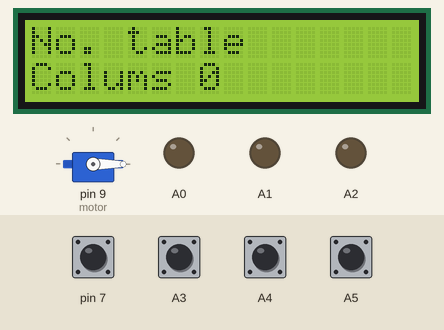
A sketch run on a simulated Arduino Uno, built with avr-gcc and run on an emulated ATmega328P. On the bench: 16×2 character LCD, servo, output pins drawn as LEDs (lit = HIGH). The inputs (shaded band) are chosen by the test bench; at power-on: A3–5, pin 7 HIGH.

Above: at 1.2 s.
1.3 s: pin 7 pulled LOW for 1.2 s
At 3.7 s:
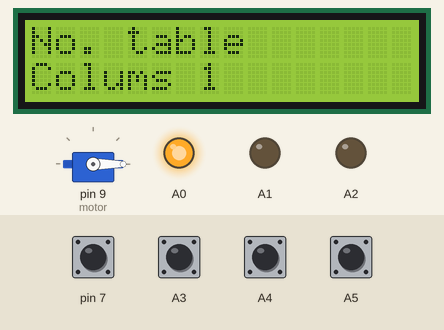
4.5 s: pin 7 pulled LOW for 1.2 s
At 6.5 s:
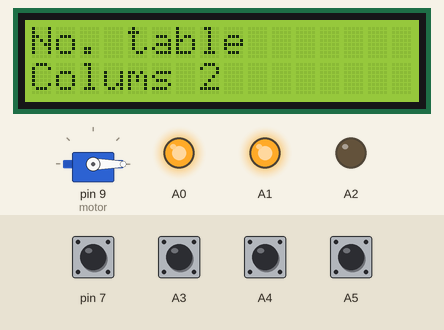
7.5 s: A5 pulled LOW for 1.2 s
At 10.3 s:
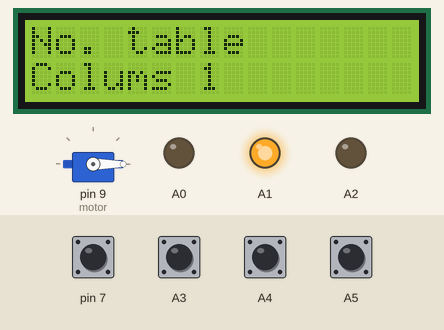
10.6 s: pin 7 pulled LOW for 1.2 s
At 11.9 s:
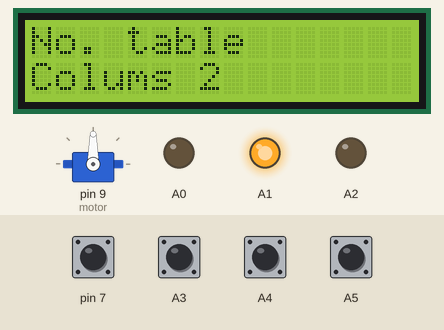
13.6 s: pin 7 pulled LOW for 1.2 s
At 16.0 s:
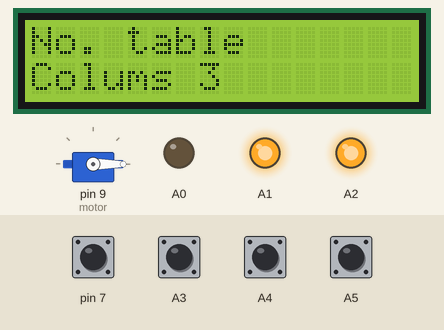
16.6 s: A4 pulled LOW for 1.2 s
At 18.8 s:
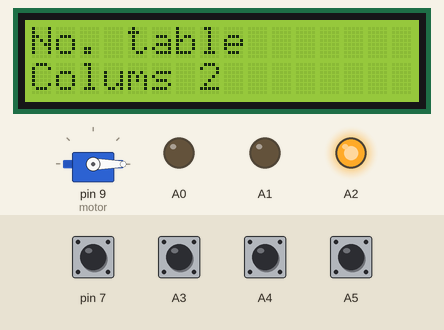
Timing chart, 0 to 20.3 s (numbered marks = the images above; inputs shaded):
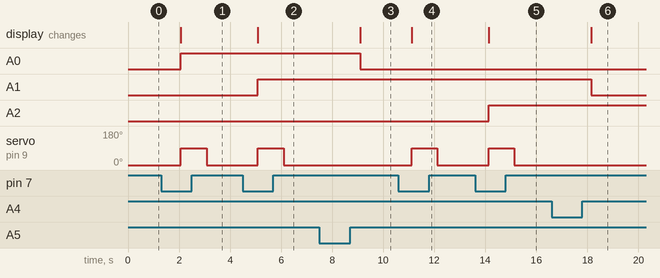

The sketch:

PROJECT_MA.ino
```cpp
#include <LiquidCrystal.h>
#include <Servo.h>
const int rs = 12, en = 11, d4 = 5, d5 = 4, d6 = 3, d7 = 2;
LiquidCrystal lcd(rs, en, d4, d5, d6, d7);
Servo motor;

int noCol = 0;
void setup() {
  // put your setup code here, to run once:
  lcd.begin(16, 2);
  pinMode(7, INPUT);
  motor.attach(9);
  pinMode(A0, OUTPUT);
  pinMode(A1, OUTPUT);
  pinMode(A2, OUTPUT);
  pinMode(A3, INPUT);
  pinMode(A4, INPUT);
  pinMode(A5, INPUT);

  digitalWrite(7, HIGH);
  digitalWrite(A3, HIGH);
  digitalWrite(A4, HIGH);
  digitalWrite(A5, HIGH);
  motor.write(0);

}

void loop() {
  // put your main code here, to run repeatedly:
  motor.write(0);
  int inputButton = digitalRead(7);
  int rightLeaveButton = digitalRead(A3);
  int middleLeaveButton = digitalRead(A4);
  int leftLeaveButton = digitalRead(A5);
  lcd.clear();
  lcd.print("No. table");
  if (inputButton == LOW) {
    noCol++;
    switch (noCol) {
      case 1:
        motor.write(90);
        digitalWrite(A0, HIGH);
        break;
      case 2:
        motor.write(90);
        digitalWrite(A1, HIGH);
        break;
      case 3:
        motor.write(90);
        digitalWrite(A2, HIGH);
        break;
      default:
        digitalWrite(A0, LOW);
        digitalWrite(A1, LOW);
        digitalWrite(A2, LOW);
        noCol = 0;
    }
  }
  lcd.setCursor(0, 1);
  lcd.print("Colums ");
  lcd.print(noCol);
  //motor.write(0);
  delay(1000);
  if (leftLeaveButton == LOW) {
    noCol--;
    digitalWrite(A0, LOW);
  } else if (middleLeaveButton == LOW) {
    noCol--;
    digitalWrite(A1, LOW);
  } else if (rightLeaveButton == LOW) {
    noCol--;
    digitalWrite(A2, LOW);
  }
  if (noCol < 0) {
    noCol = 0;
  }
}
```

Measured:
- after the input at 1.3 s, A0: LOW → HIGH after 0.78 s; servo on pin 9 (motor): 0° → 90° after 0.78 s, → 0° 1.0 s later; the display: changes after 0.78 s (image 1)
- after the input at 4.5 s, A1: LOW → HIGH after 0.59 s; servo on pin 9 (motor): 0° → 90° after 0.59 s, → 0° 1.0 s later; the display: changes after 0.59 s (image 2)
- after the input at 7.5 s, A0: HIGH → LOW after 1.6 s; the display: changes after 1.6 s (image 3)
- after the input at 10.6 s, servo on pin 9 (motor): 0° → 90° after 0.52 s, → 0° 1.0 s later; the display: changes after 0.52 s (image 4)
- after the input at 13.6 s, A2: LOW → HIGH after 0.53 s; servo on pin 9 (motor): 0° → 90° after 0.53 s, → 0° 1.0 s later; the display: changes after 0.53 s (image 5)
- after the input at 16.6 s, A1: HIGH → LOW after 1.5 s; the display: changes after 1.6 s (image 6)
